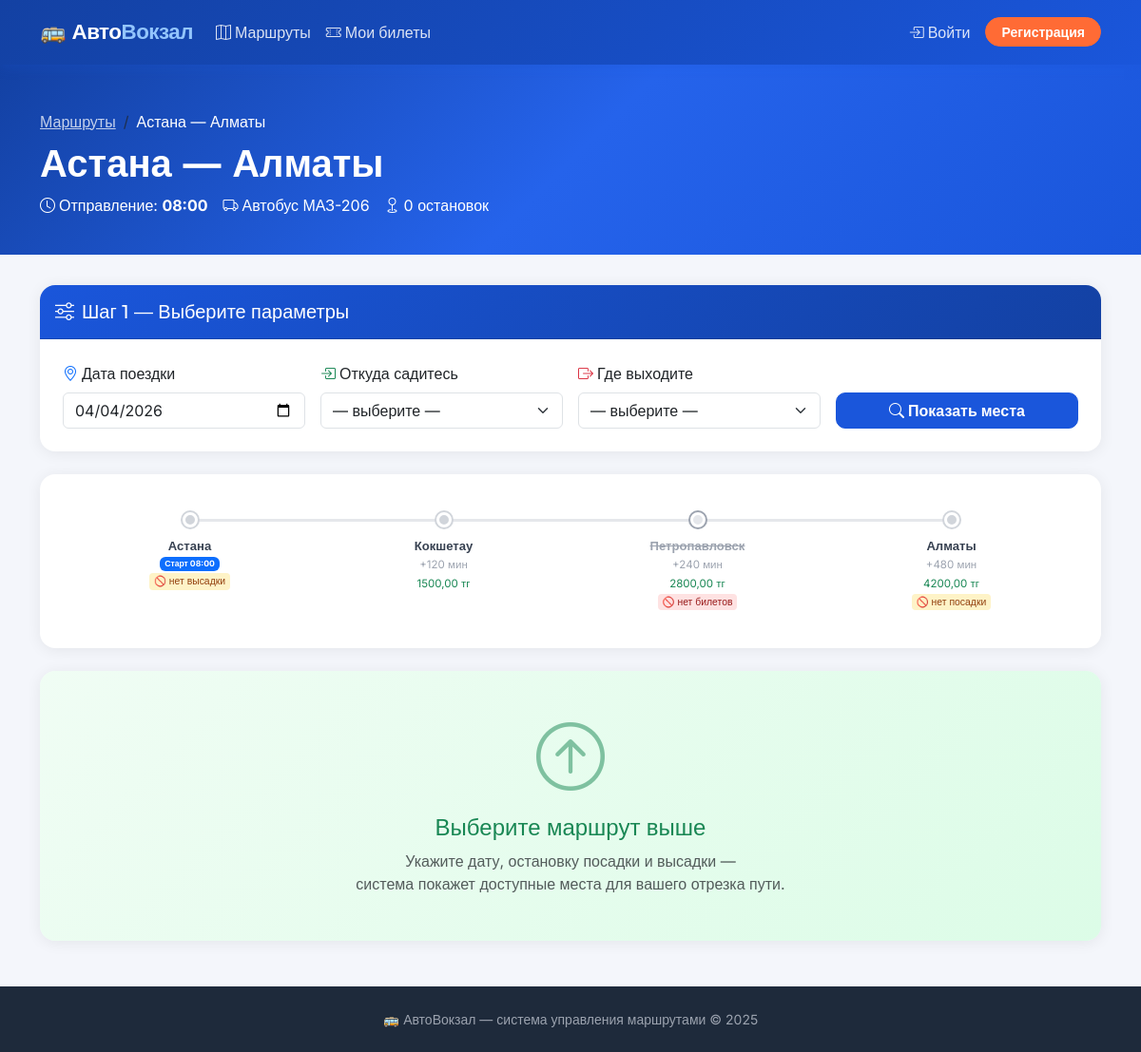
Screenshot of /routes/1/ with the database file from the repository.
### routes/models.py (models this page shows, shortened)
class Route(models.Model):
    name = models.CharField(max_length=200, verbose_name='Название маршрута',
                            help_text='Например: Астана — Алматы')
    transport = models.ForeignKey(
        'transport.Transport', on_delete=models.PROTECT,
        related_name='routes', verbose_name='Транспорт'
    )
    departure_time = models.TimeField(verbose_name='Время отправления (с первой остановки)')
    is_approved = models.BooleanField(default=False, verbose_name='Подтверждён')
    created_by = models.ForeignKey(
        'users.User', on_delete=models.SET_NULL, null=True,
        related_name='routes', verbose_name='Создан менеджером'
    )
    created_at = models.DateTimeField(auto_now_add=True)
    class Meta:
        verbose_name = 'Маршрут'
        verbose_name_plural = 'Маршруты'
        ordering = ['name', 'departure_time']

class Stop(models.Model):
    route = models.ForeignKey(
        Route, on_delete=models.CASCADE,
        related_name='stops', verbose_name='Маршрут'
    )
    city = models.CharField(max_length=100, verbose_name='Город')
    order = models.PositiveSmallIntegerField(verbose_name='Порядок (0, 1, 2 ...)')
    price_from_start = models.DecimalField(
        max_digits=10, decimal_places=2, default=0,
        verbose_name='Цена от начала (тг)',
        help_text='0 для первой остановки'
    )
    arrival_offset_minutes = models.PositiveIntegerField(
        default=0, verbose_name='Смещение прибытия (мин от старта)'
    )
    is_boarding_allowed = models.BooleanField(
        default=True,
        verbose_name='Посадка разрешена',
        help_text='Можно ли купить билет ОТ этой остановки'
    )
    is_alighting_allowed = models.BooleanField(
        default=True,
        verbose_name='Высадка разрешена',
        help_text='Можно ли купить билет ДО этой остановки'
    )
    class Meta:
        verbose_name = 'Остановка'
        verbose_name_plural = 'Остановки'
        ordering = ['route', 'order']
        unique_together = ('route', 'order')

### transport/models.py (models this page shows, shortened)
class Transport(models.Model):
    name = models.CharField(max_length=100, verbose_name='Название')
    total_seats = models.PositiveIntegerField(verbose_name='Количество мест')
    layout = models.JSONField(
        verbose_name='Схема сидений',
        help_text='JSON массив с позициями сидений: [{row, col, type, seat_number}]',
        default=list
    )
    created_at = models.DateTimeField(auto_now_add=True)
    created_by = models.ForeignKey(
        'users.User',
        on_delete=models.SET_NULL,
        null=True,
        related_name='transports',
        verbose_name='Создан менеджером'
    )
    class Meta:
        verbose_name = 'Транспорт'
        verbose_name_plural = 'Транспорт'

### routes/views.py (the view, shortened to what this page needs)
# urls.py: path('<int:pk>/', views.RouteDetailView.as_view(), name='detail'),
class RouteDetailView(View):
    def get(self, request, pk):
        route = get_object_or_404(Route, pk=pk, is_approved=True)
        all_stops = list(route.stops.order_by('order'))
        today         = str(date.today())
        selected_date = request.GET.get('date', today)
        from_stop_pk  = request.GET.get('from_stop', '')
        to_stop_pk    = request.GET.get('to_stop', '')
        boarding_stops   = [s for s in all_stops if s.is_boarding_allowed]
        alighting_stops  = [s for s in all_stops if s.is_alighting_allowed]
        from_stop = to_stop = None
        occupied_ids  = set()
        segment_price = None
        seats = route.transport.seats.all()
        for seat in seats:
            seat.is_occupied = seat.id in occupied_ids
        grid = {}
        for seat in seats:
            grid.setdefault(seat.position_y, {})[seat.position_x] = seat
        grid_rows = sorted(grid.items())
        return render(request, 'routes/detail.html', {
            'route': route,
            'all_stops': all_stops,
            'boarding_stops': boarding_stops,
            'alighting_stops': alighting_stops,
            'selected_date': selected_date,
            'today': today,
            'from_stop': from_stop,
            'to_stop': to_stop,
            'segment_price': segment_price,
            'grid_rows': grid_rows,
            'segment_selected': bool(from_stop and to_stop),
        })

### templates/routes/detail.html (shortened to what this page needs)
{% extends "base.html" %}
{% block content %}
<div class="page-header">
    <div class="container">
        <nav aria-label="breadcrumb">
            <ol class="breadcrumb mb-2">
                <li class="breadcrumb-item"><a href="{% url 'routes:list' %}" class="text-white opacity-75">Маршруты</a></li>
                <li class="breadcrumb-item active text-white">{{ route.name }}</li>
            </ol>
        </nav>
        <h1 class="mb-2">{{ route.name }}</h1>
        <div class="d-flex gap-3 flex-wrap opacity-90">
            <span><i class="bi bi-clock me-1"></i>Отправление: <strong>{{ route.departure_time|time:"H:i" }}</strong></span>
            <span><i class="bi bi-truck me-1"></i>{{ route.transport.name }}</span>
            <span><i class="bi bi-geo me-1"></i>{{ stops|length }} остановок</span>
        </div>
    </div>
</div>
<div class="container pb-5">
    <div class="card mb-4">
        <div class="card-header py-3">
            <h5 class="mb-0"><i class="bi bi-sliders me-2"></i>Шаг 1 — Выберите параметры</h5>
        </div>
        <div class="card-body p-4">
            <form method="get" id="segmentForm" class="row g-3 align-items-end">
                <div class="col-md-3">
                    <label class="form-label fw-600"><i class="bi bi-geo-alt text-primary me-1"></i>Дата поездки</label>
                    <input type="date" name="date" value="{{ selected_date }}"
                           min="{{ today }}" class="form-control" id="dateInput">
                </div>
                <div class="col-md-3">
                    <label class="form-label fw-600"><i class="bi bi-box-arrow-in-right text-success me-1"></i>Откуда садитесь</label>
                    <select name="from_stop" class="form-select" id="fromStopSelect">
                        <option value="">— выберите —</option>
                    </select>
                </div>
                <div class="col-md-3">
                    <label class="form-label fw-600"><i class="bi bi-box-arrow-right text-danger me-1"></i>Где выходите</label>
                    <select name="to_stop" class="form-select" id="toStopSelect">
                        <option value="">— выберите —</option>
                    </select>
                </div>
                <div class="col-md-3">
                    <button type="submit" class="btn btn-primary w-100 fw-600">
                        <i class="bi bi-search me-1"></i>Показать места
                    </button>
                </div>
            </form>
        </div>
    </div>
    <div class="card mb-4">
        <div class="card-body p-4">
            <div class="stops-timeline">
                {% for stop in all_stops %}
                <div class="stop-item {% if not stop.is_boarding_allowed and not stop.is_alighting_allowed %} stop-restricted{% endif %}">
                    <div class="stop-dot"></div>
                    {% if not forloop.last %}<div class="stop-line"></div>{% endif %}
                    <div class="stop-label">
                        <div class="stop-city">{{ stop.city }}</div>
                        <div class="stop-meta">
                            {% if stop.order == 0 %}
                            <span class="badge bg-primary">Старт {{ route.departure_time|time:"H:i" }}</span>
                            {% elif stop.arrival_offset_minutes %}
                            +{{ stop.arrival_offset_minutes }} мин
                            {% endif %}
                            {% if stop.order > 0 %}
                            <span class="text-success fw-600">{{ stop.price_from_start }} тг</span>
                            {% endif %}
                            {% if not stop.is_boarding_allowed and not stop.is_alighting_allowed %}
                            <span style="font-size:.65rem;background:#fee2e2;color:#991b1b;border-radius:4px;padding:1px 5px;">🚫 нет билетов</span>
                            {% elif not stop.is_boarding_allowed %}
                            <span style="font-size:.65rem;background:#fef3c7;color:#92400e;border-radius:4px;padding:1px 5px;">🚫 нет посадки</span>
                            {% elif not stop.is_alighting_allowed %}
                            <span style="font-size:.65rem;background:#fef3c7;color:#92400e;border-radius:4px;padding:1px 5px;">🚫 нет высадки</span>
                            {% endif %}
                        </div>
                    </div>
                </div>
                {% endfor %}
            </div>
        </div>
    </div>
    {% if segment_selected %}
    <div class="row g-4">
        <div class="col-lg-8">
            <div class="card">
                <div class="card-header py-3 d-flex align-items-center gap-3">
                    <h5 class="mb-0"><i class="bi bi-grid-3x3-gap me-2"></i>Шаг 2 — Выберите место</h5>
                    <span class="badge bg-success ms-auto">
                        {{ from_stop.city }} → {{ to_stop.city }} | {{ segment_price }} тг
                    </span>
                </div>
                <div class="card-body p-4">
                    <div class="text-center mb-4">
                        <div class="d-inline-flex align-items-center gap-2 bg-light rounded-pill px-4 py-2">
                            <i class="bi bi-caret-up-fill text-primary"></i>
                            <span class="fw-600 text-muted small">Передняя часть / Водитель</span>
                            <i class="bi bi-caret-up-fill text-primary"></i>
                        </div>
                    </div>
                    <div class="seat-grid justify-content-center">
                        {% for row_num, cols in grid_rows %}
                        <div class="seat-row justify-content-center">
                            <span class="text-muted small fw-600 me-2" style="width:22px;">{{ row_num }}</span>
                            {% for col_num, seat in cols.items %}
                            <div class="seat {% if seat.is_occupied %}taken{% else %}free{% endif %}"
                                 {% if not seat.is_occupied %}
                                 onclick="selectSeat({{ seat.pk }}, '{{ seat.seat_number }}')"
                                 {% endif %}
                                 data-seat-id="{{ seat.pk }}"
                                 title="Место {{ seat.seat_number }} — {% if seat.is_occupied %}занято{% else %}свободно{% endif %}">
                                {{ seat.seat_number }}
                            </div>
                            {% endfor %}
                        </div>
                        {% endfor %}
                    </div>
                    <div class="seat-legend mt-4 justify-content-center">
                        <div class="legend-item">
                            <div class="legend-box" style="background:var(--seat-free);border-color:var(--seat-free-border)"></div>
                            <span>Свободно</span>
                        </div>
                        <div class="legend-item">
                            <div class="legend-box" style="background:var(--seat-taken);border-color:var(--seat-taken-border)"></div>
                            <span>Занято на вашем участке</span>
                        </div>
                        <div class="legend-item">
                            <div class="legend-box" style="background:var(--seat-selected);border-color:var(--seat-selected-border)"></div>
                            <span>Выбрано</span>
                        </div>
                    </div>
                </div>
            </div>
        </div>
        <div class="col-lg-4">
            <div class="card mb-3 border-0" style="background:linear-gradient(135deg,#eff6ff,#dbeafe);">
                <div class="card-body p-4">
                    <h6 class="text-primary fw-700 mb-3"><i class="bi bi-info-circle me-1"></i>Ваш маршрут</h6>
                    <dl class="mb-0 small">
                        <dt class="text-muted">Рейс</dt>
                        <dd class="fw-600">{{ route.name }}</dd>
                        <dt class="text-muted">Отправление</dt>
                        <dd class="fw-600">{{ route.departure_time|time:"H:i" }}</dd>
                        <dt class="text-muted">Дата</dt>
                        <dd class="fw-600">{{ selected_date }}</dd>
                        <dt class="text-muted">Сегмент</dt>
                        <dd class="fw-700 text-primary">{{ from_stop.city }} → {{ to_stop.city }}</dd>
                        <dt class="text-muted">Стоимость</dt>
                        <dd class="fw-800 fs-5 text-success">{{ segment_price }} тг</dd>
                        <dt class="text-muted">Место</dt>
                        <dd class="fw-700" id="selectedSeatDisplay">—</dd>
                    </dl>
                </div>
            </div>
            <div class="card">
                <div class="card-body p-4 text-center text-muted">
                    <i class="bi bi-hand-index-thumb display-4 opacity-25 d-block mb-2"></i>
                    Нажмите на свободное место для бронирования
                </div>
            </div>
        </div>
    </div>
    {% else %}
    <div class="card border-0" style="background:linear-gradient(135deg,#f0fdf4,#dcfce7);">
        <div class="card-body p-5 text-center">
            <i class="bi bi-arrow-up-circle display-2 text-success opacity-50 d-block mb-3"></i>
            <h4 class="fw-700 text-success">Выберите маршрут выше</h4>
            <p class="text-muted mb-0">Укажите дату, остановку посадки и высадки — <br>система покажет доступные места для вашего отрезка пути.</p>
        </div>
    </div>
    {% endif %}
</div>
{% endblock %}

### rows the page displays
Route: name "Астана — Алматы", departure_time "08:00", transport.name "Автобус МАЗ-206"
Stop: city "Астана", is_boarding_allowed "🚫 нет высадки"
Stop: city "Кокшетау", arrival_offset_minutes "120", price_from_start "1500,00"
Stop: city "Петропавловск", arrival_offset_minutes "240", price_from_start "2800,00", is_boarding_allowed "🚫 нет билетов"
Stop: city "Алматы", arrival_offset_minutes "480", price_from_start "4200,00", is_boarding_allowed "🚫 нет посадки"

### other values shown
{{ stops|length }} "0"
